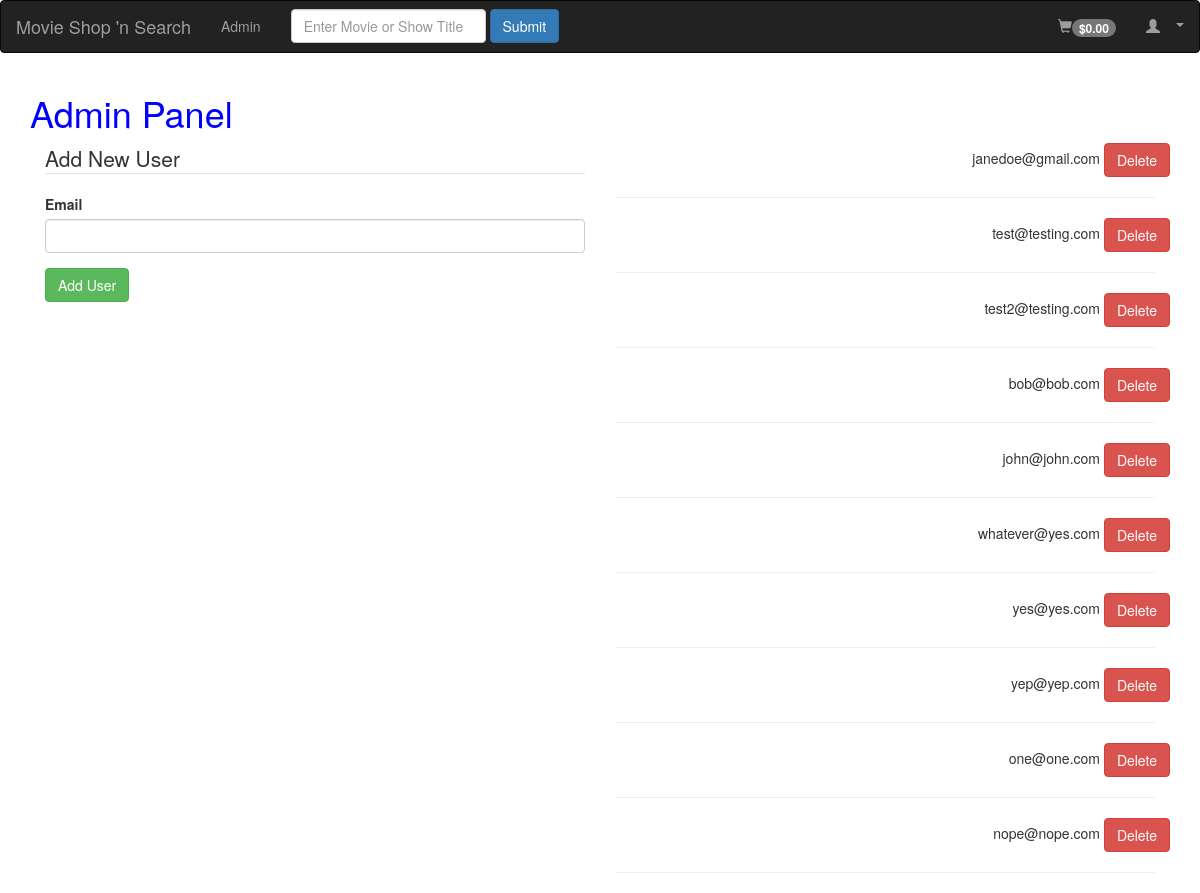
The page /admin (signed in) on the database its author committed.
### app/models.py (models this page shows, shortened)
class User(db.Model, UserMixin):
    id = db.Column(db.Integer, primary_key=True)
    email = db.Column(db.String(100), index=True, unique=True)
    password_hash = db.Column(db.String(100))
    admin = db.Column(db.Boolean, default=False)

### app/routes.py (the view, shortened to what this page needs)
@app.route('/admin', methods=['GET', 'POST'])
def admin():
    def get_users():
        users_list = []
        for u in User.query.all():
            if u.id != current_user.id:
                users_list.append(u)
        return users_list
    context = {
        'form': AdminForm(),
        'users': get_users()
        }
    form = AdminForm()
    return render_template('admin.html', **context)

### app/forms.py
class AdminForm(FlaskForm):
    email = StringField('Email', validators=[DataRequired(), Email()])
    submit = SubmitField('Add User')

### app/models.py (called while the page is built)
@login.user_loader
def load_user(id):
    return User.query.get(int(id))

### app/templates/admin.html (shortened to what this page needs)
{% extends 'layout.html' %}
{% block app_content %}
<h1>Admin Panel</h1>
<div class="col-md-6">
    <form action="" method="POST" role="form">
        <legend>Add New User</legend>
        <div class="form-group">
            {{ form.email.label }}
            {{ form.email(class='form-control') }}
        </div>
        {{ form.submit(class='btn btn-success') }}
    </form>
</div>
<div class="col-md-6">
    {% for u in users %}
    <div class="row text-right">
        {{ u.email }}
        <span>
            <a class="btn btn-danger" href="/delete_user/{{ u.id }}">Delete</a>
        </span>
    </div>
    <hr>
    {% endfor %}
</div>
{% endblock %}

### app/templates/layout.html (shortened to what this page needs)
{% extends 'bootstrap/base.html' %}
{% block styles %}
    {{ super() }}
    <link rel="stylesheet" href="{{ url_for("static", filename="css/main.css") }}">
{% endblock %}
{% block navbar %}
<nav class="navbar navbar-inverse" role="navigation">
    <div class="navbar-header">
        <a class="navbar-brand" href="{{ url_for('index') }}">Movie Shop 'n Search</a>
    </div>
    <div class="collapse navbar-collapse navbar-ex1-collapse">
        <ul class="nav navbar-nav">
            {% if current_user.admin %}
            <li><a href="{{ url_for('admin') }}">Admin</a></li>
            {% endif %}
        </ul>
        <div class="navbar-form navbar-left">
            <div class="form-inline">
                <input type="text" class="form-control" id="searchBar" placeholder="Enter Movie or Show Title">
                <button id="submitButton" type="submit" class="btn btn-primary">Submit</button>
            </div>
        </div>
        <ul class="nav navbar-nav navbar-right">
            {% if current_user.is_anonymous %}
            <li><a href="{{ url_for('login') }}">Login</a></li>
            <li class="active"><a href="{{ url_for('registration') }}">Register</a></li>
            {% else %}
            <li><a href="{{ url_for('cart')}}"><span class="glyphicon glyphicon-shopping-cart"></span><span class="badge">$0.00</span></a></li>
            <li class="dropdown">
                <a href="#" class="dropdown-toggle" data-toggle="dropdown"><span class="glyphicon glyphicon-user"> <b class="caret"></b></a>
            </li>
            {% endif %}
        </ul>
    </div>
</nav>
{% endblock %}
{% block content %}
    <div class="container">
            {% block app_content %}
            {% endblock %}
    </div>
{% endblock %}

### app/static/css/main.css (style rules this page uses)
h1 { color: blue; }

### rows shown on the page
User: email "janedoe@gmail.com"
User: email "test@testing.com"
User: email "test2@testing.com"
User: email "bob@bob.com"
User: email "john@john.com"
User: email "whatever@yes.com"
User: email "yes@yes.com"
User: email "yep@yep.com"
User: email "one@one.com"
User: email "nope@nope.com"
